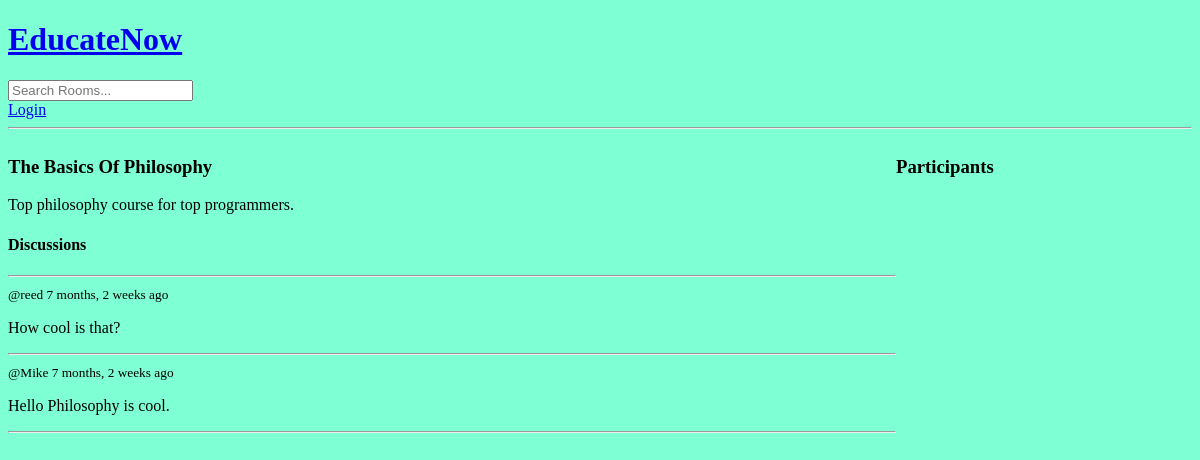
The page /room/2/ on the database as committed earlier.
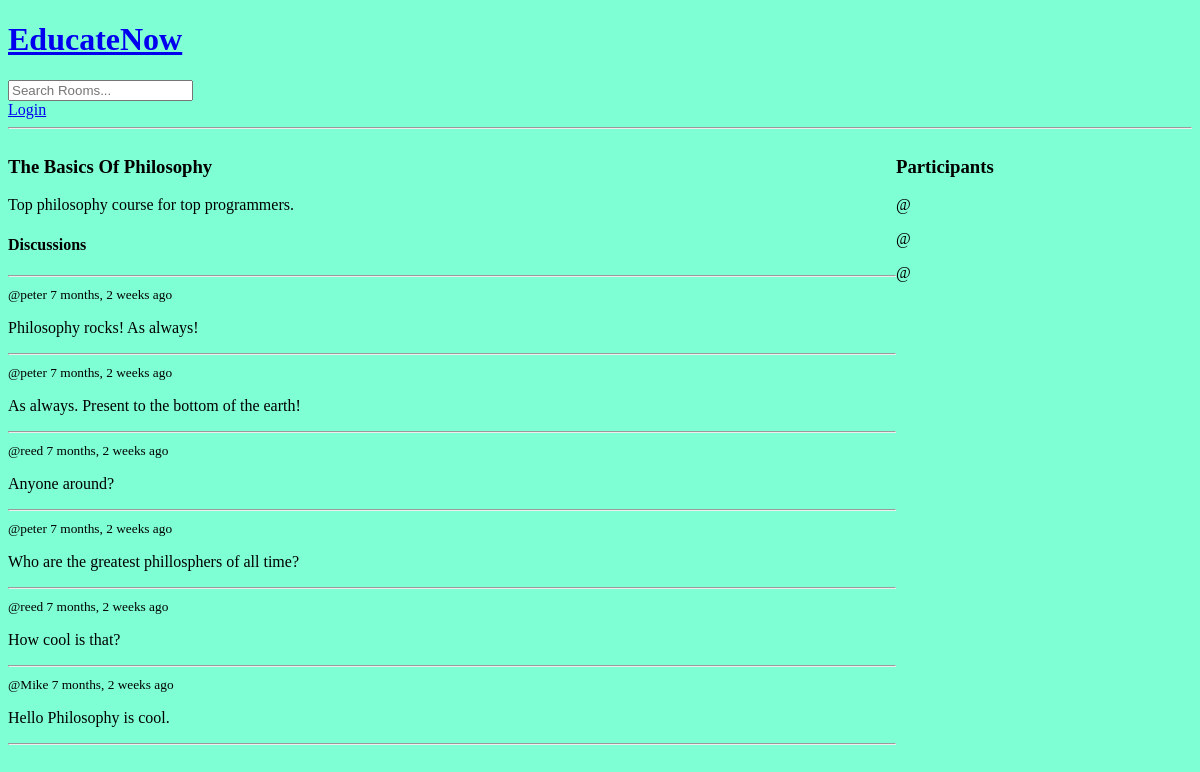
The same page on the database as committed later.
### base/models.py (models this page shows, shortened)
class Room(models.Model):
    objects = models.Manager()
    name = models.CharField(max_length=200, unique=True)
    host = models.ForeignKey(User, on_delete=models.CASCADE, null=False)
    topic = models.ForeignKey(Topic, on_delete=models.CASCADE, null=False)
    participants = models.ManyToManyField(User, related_name="participants", blank=True)
    description = models.TextField(null=False, blank=False)
    updated = models.DateTimeField(auto_now=True)
    created = models.DateTimeField(auto_now_add=True)
    class Meta:
        ordering = ["-updated", "-created"]

class Message(models.Model):
    objects = models.Manager()
    user = models.ForeignKey(User, on_delete=models.CASCADE)
    room = models.ForeignKey(Room, on_delete=models.CASCADE)
    body = models.TextField(blank=False)
    created = models.DateTimeField(auto_now_add=True)
    updated = models.DateTimeField(auto_now=True)
    class Meta:
        ordering = ["-updated", "-created"]

### base/views.py (the view, shortened to what this page needs)
# urls.py: path("room/<str:pk>/", views.room_view, name="room"),
def room_view(request, pk):
    room = Room.objects.get(id=pk)
    comments = room.message_set.all()
    participants = room.participants.all()
    context = {"room": room, "comments": comments, "participants": participants}
    return render(request, "base/room.html", context)

### base/templates/base/room.html (shortened to what this page needs)
{% extends 'main.html' %} {% block content %}
<div class="room-container">
  <div>
    <h3>{{room.name}}</h3>
    <p>{{room.description}}</p>
    <div class="discussions">
      <h4>Discussions</h4>
      <hr />
      {% for comment in comments %}
      <div>
        <small>@{{comment.user}} {{comment.created|timesince}} ago</small>
        <p>{{comment.body}}</p>
        <hr />
      </div>
      {% endfor %}
    </div>
  </div>
  <div>
    <h3>Participants</h3>
    {% for participant in participants %}
    <div>
      <p>@{{user.username}}</p>
    </div>
    {% endfor %}
  </div>
</div>
{% endblock content %}

### templates/main.html (shortened to what this page needs)
<!DOCTYPE html>
{% load static %}
<html lang="en">
  <head>
    <link rel="stylesheet" href="{% static 'styles/main.css' %}" />
  </head>
  <body>
    {% include "navbar.html" %}
    {% block content %}
    {% endblock content %}
  </body>
</html>

### templates/navbar.html
<a href="{% url "/" %}">
    <h1>EducateNow</h1>
</a>
<form action="{% url 'home' %}" method="get">
    <input type="text" name='q'  placeholder='Search Rooms...' />
</form>
{% if request.user.is_authenticated %}
    <p>Hello, {{ request.user }}</p>
    <a href=" {% url 'logout' %}">Logout</a>
{% else %}
    <a href=" {% url 'login' %}">Login</a>
{% endif %}
<hr>

### static/styles/main.css (style rules this page uses)
body { background-color: aquamarine; }

### base/templates/base/room.html (style rules this page uses)
.room-container { display: grid; grid-template-columns: 3fr 1fr; }

Rows that differ between the two databases and show on the page:
added Message: user "peter", created "7 months, 2 weeks", body "Philosophy rocks! As always!"
added Message: user "peter", created "7 months, 2 weeks", body "As always. Present to the bottom of the earth!"
added Message: user "reed", created "7 months, 2 weeks", body "Anyone around?"
added Message: user "peter", created "7 months, 2 weeks", body "Who are the greatest phillosphers of all time?"
